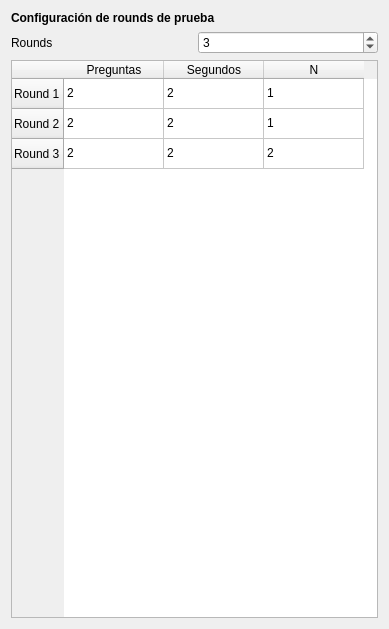
      <widget class="QWidget" name="scrollAreaWidgetContents_7">
       <property name="geometry">
        <rect>
         <x>0</x>
         <y>0</y>
         <width>389</width>
         <height>629</height>
        </rect>
       </property>
       <layout class="QVBoxLayout" name="verticalLayout_6">
        <item>
         <widget class="QLabel" name="label_12">
          <property name="font">
           <font>
            <pointsize>9</pointsize>
            <weight>75</weight>
            <bold>true</bold>
           </font>
          </property>
          <property name="text">
           <string>Configuración de rounds de prueba</string>
          </property>
         </widget>
        </item>
        <item>
         <layout class="QHBoxLayout" name="horizontalLayout_5">
          <item>
           <widget class="QLabel" name="label_7">
            <property name="text">
             <string>Rounds</string>
            </property>
           </widget>
          </item>
          <item>
           <widget class="QSpinBox" name="spinBoxRounds_nback_testing">
            <property name="minimum">
             <number>1</number>
            </property>
            <property name="value">
             <number>3</number>
            </property>
           </widget>
          </item>
         </layout>
        </item>
        <item>
         <widget class="QTableWidget" name="tableDatos_nback_testing">
          <property name="sizeAdjustPolicy">
           <enum>QAbstractScrollArea::AdjustToContentsOnFirstShow</enum>
          </property>
          <property name="rowCount">
           <number>3</number>
          </property>
          <property name="columnCount">
           <number>3</number>
          </property>
          <row>
           <property name="text">
            <string>Round 1</string>
           </property>
          </row>
          <row>
           <property name="text">
            <string>Round 2</string>
           </property>
          </row>
          <row>
           <property name="text">
            <string>Round 3</string>
           </property>
          </row>
          <column>
           <property name="text">
            <string>Preguntas</string>
           </property>
          </column>
          <column>
           <property name="text">
            <string>Segundos</string>
           </property>
          </column>
          <column>
           <property name="text">
            <string>N</string>
           </property>
          </column>
          <item row="0" column="0">
           <property name="text">
            <string>2</string>
           </property>
          </item>
          <item row="0" column="1">
           <property name="text">
            <string>2</string>
           </property>
          </item>
          <item row="0" column="2">
           <property name="text">
            <string>1</string>
           </property>
          </item>
          <item row="1" column="0">
           <property name="text">
            <string>2</string>
           </property>
          </item>
          <item row="1" column="1">
           <property name="text">
            <string>2</string>
           </property>
          </item>
          <item row="1" column="2">
           <property name="text">
            <string>1</string>
           </property>
          </item>
          <item row="2" column="0">
           <property name="text">
            <string>2</string>
           </property>
          </item>
          <item row="2" column="1">
           <property name="text">
            <string>2</string>
           </property>
          </item>
          <item row="2" column="2">
           <property name="text">
            <string>2</string>
           </property>
          </item>
         </widget>
        </item>
       </layout>
      </widget>
